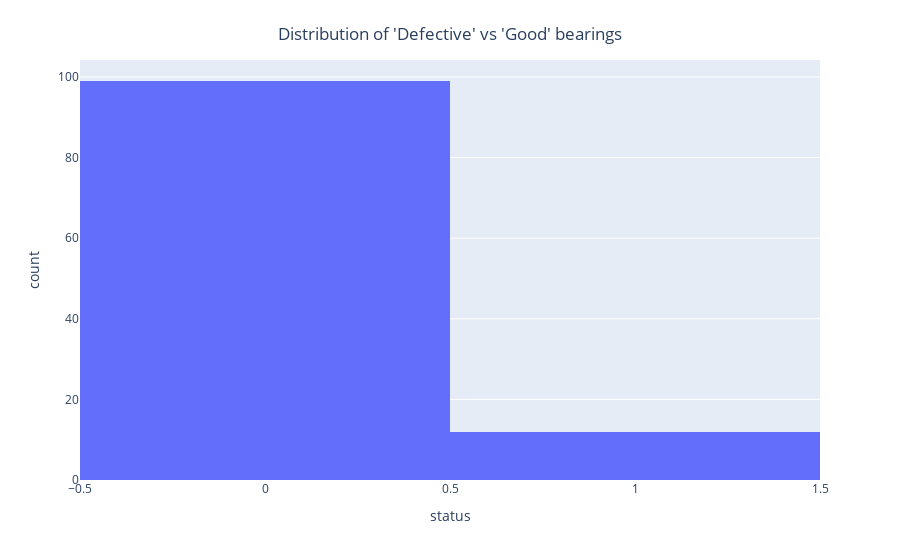

Here is the notebook cell this chart was saved with:
### Markdown cell above
Data exploration

### Code cell
fig = px.histogram(df_master, x="status")
fig.update_layout(
    title={
        'text': "Distribution of 'Defective' vs 'Good' bearings",
        'y':0.95,
        'x':0.5,
        'xanchor': 'center',
        'yanchor': 'top'})
fig.show()

### Figure 1 — Plotly figure (JSON) as saved in the notebook; plotly's stock layout.template omitted (floating-point values rounded to 4 significant figures)
{"data": [{"alignmentgroup": "True", "bingroup": "x", "hovertemplate": "status=%{x}<br>count=%{y}<extra></extra>", "legendgroup": "", "marker": {"color": "#636efa", "pattern": {"shape": ""}}, "name": "", "offsetgroup": "", "orientation": "v", "showlegend": false, "type": "histogram", "x": [0.0, 0.0, 0.0, 0.0, 0.0, 0.0, 0.0, 0.0, 0.0, 0.0, 0.0, 0.0, 0.0, 0.0, 0.0, 0.0, 0.0, 0.0, 0.0, 0.0, 0.0, 0.0, 0.0, 0.0, 0.0, 0.0, 0.0, 0.0, 0.0, 0.0, 0.0, 0.0, 0.0, 0.0, 0.0, 0.0, 0.0, 0.0, 0.0, 0.0, 0.0, 0.0, 0.0, 0.0, 0.0, 0.0, 0.0, 0.0, 0.0, 0.0, 0.0, 0.0, 0.0, 0.0, 0.0, 0.0, 0.0, 0.0, 0.0, 0.0, 0.0, 0.0, 0.0, 0.0, 0.0, 0.0, 0.0, 0.0, 0.0, 0.0, 0.0, 0.0, 0.0, 0.0, 0.0, 0.0, 0.0, 0.0, 0.0, 0.0, 0.0, 0.0, 0.0, 0.0, 0.0, 0.0, 0.0, 0.0, 0.0, 0.0, 0.0, 0.0, 0.0, 0.0, 0.0, 0.0, 0.0, 0.0, 0.0, 1.0, 1.0, 1.0, 1.0, 1.0, 1.0, 1.0, 1.0, 1.0, 1.0, 1.0, 1.0], "xaxis": "x", "yaxis": "y"}], "layout": {"barmode": "relative", "legend": {"tracegroupgap": 0}, "margin": {"t": 60}, "title": {"text": "Distribution of 'Defective' vs 'Good' bearings", "x": 0.5, "xanchor": "center", "y": 0.95, "yanchor": "top"}, "xaxis": {"anchor": "y", "domain": [0.0, 1.0], "title": {"text": "status"}}, "yaxis": {"anchor": "x", "domain": [0.0, 1.0], "title": {"text": "count"}}}}
